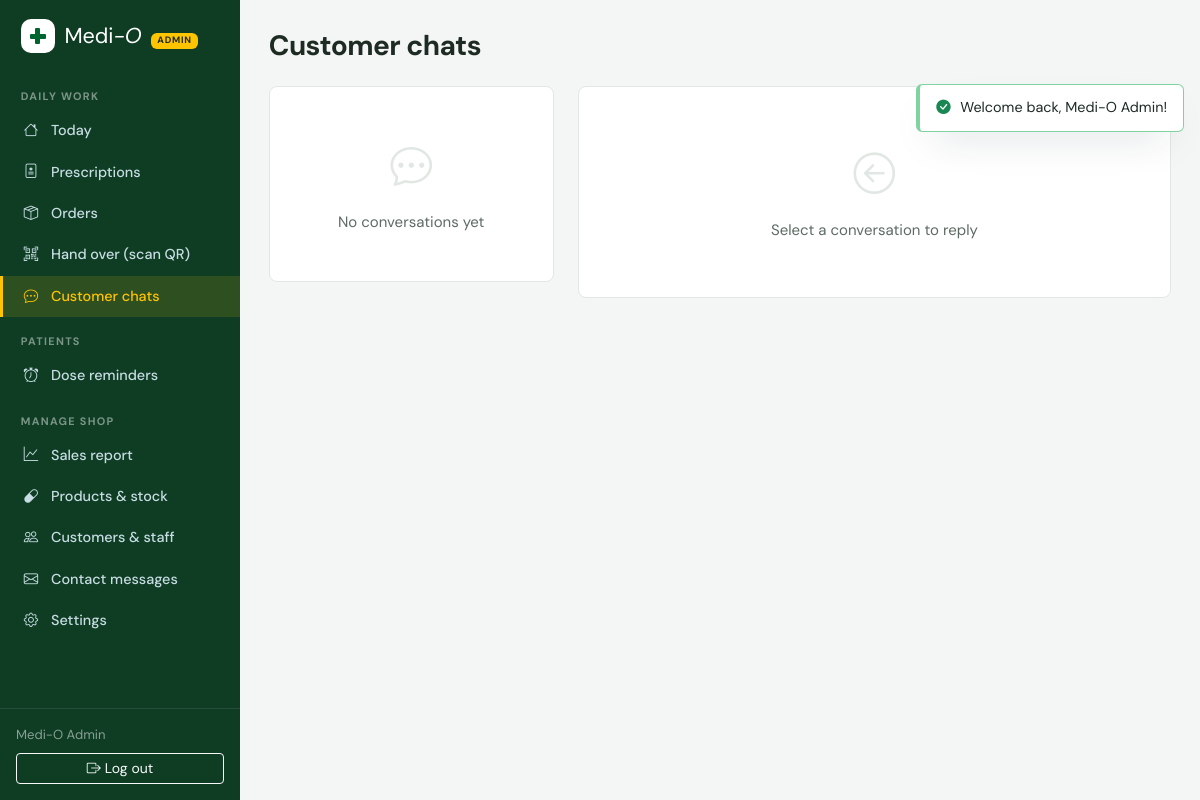
Page /staff/chat.php (signed in) on the earlier database version.
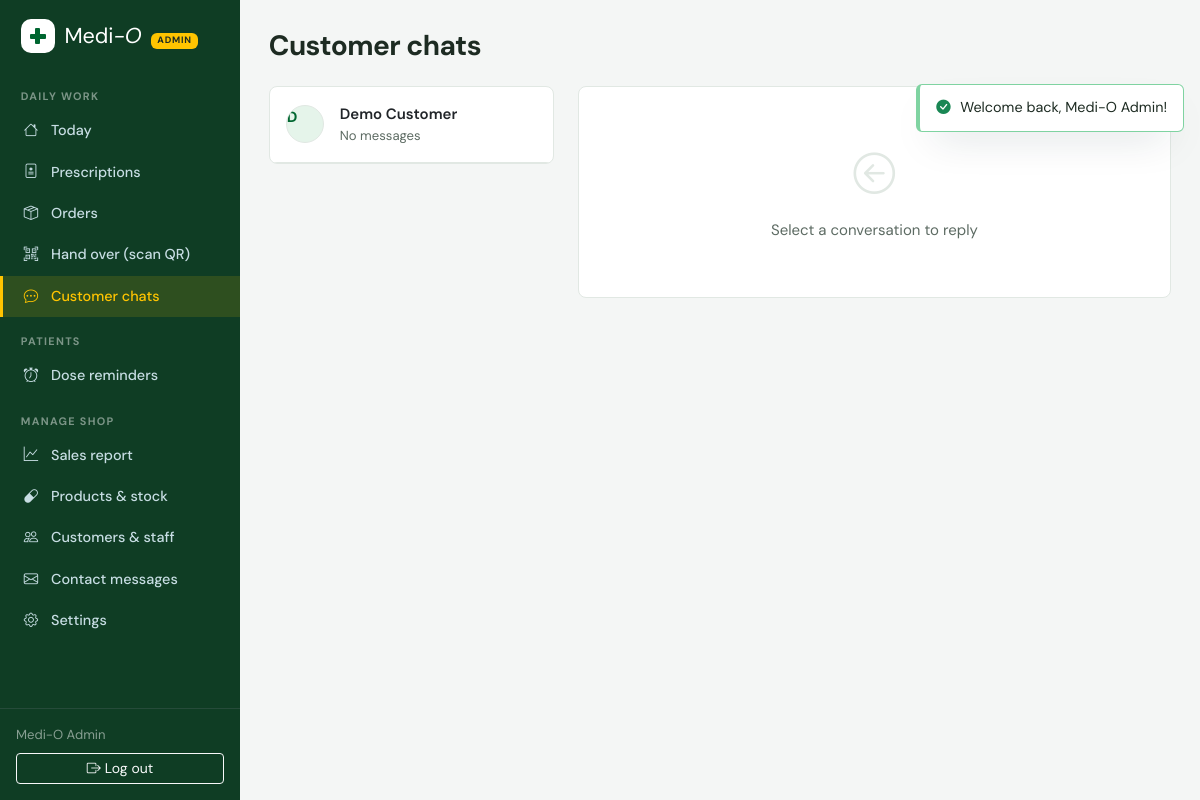
Same page on the later database version.
### tables this page shows
CREATE TABLE `chat_conversations` (
  `id` int(10) unsigned NOT NULL AUTO_INCREMENT,
  `user_id` int(10) unsigned NOT NULL,
  `last_message_at` datetime DEFAULT NULL,
  `user_unread` int(11) NOT NULL DEFAULT 0,
  `staff_unread` int(11) NOT NULL DEFAULT 0,
  PRIMARY KEY (`id`),
  UNIQUE KEY `uq_chat_user` (`user_id`),
  CONSTRAINT `fk_conv_user` FOREIGN KEY (`user_id`) REFERENCES `users` (`id`) ON DELETE CASCADE
);

CREATE TABLE `users` (
  `id` int(10) unsigned NOT NULL AUTO_INCREMENT,
  `name` varchar(120) NOT NULL,
  `email` varchar(190) DEFAULT NULL,
  `phone` varchar(20) DEFAULT NULL,
  `password_hash` varchar(255) DEFAULT NULL,
  `google_id` varchar(64) DEFAULT NULL,
  `avatar` varchar(500) DEFAULT NULL,
  `address` text DEFAULT NULL,
  `role` enum('customer','pharmacist','admin') NOT NULL DEFAULT 'customer',
  `qr_token` char(40) NOT NULL,
  `email_verified` tinyint(1) NOT NULL DEFAULT 0,
  `phone_verified` tinyint(1) NOT NULL DEFAULT 0,
  `reset_token` varchar(64) DEFAULT NULL,
  `reset_expires` datetime DEFAULT NULL,
  `created_at` timestamp NOT NULL DEFAULT current_timestamp(),
  PRIMARY KEY (`id`),
  UNIQUE KEY `uq_users_qr` (`qr_token`),
  UNIQUE KEY `uq_users_email` (`email`),
  UNIQUE KEY `uq_users_phone` (`phone`),
  UNIQUE KEY `uq_users_google` (`google_id`)
);

### includes/helpers.php (called while the page is built, shortened)
<?php
function e(?string $s): string
{
    return htmlspecialchars($s ?? '', ENT_QUOTES, 'UTF-8');
}
function url(string $path = ''): string
{
    return BASE_URL . '/' . ltrim($path, '/');
}

### includes/db.php (called while the page is built, shortened)
<?php
function db(): PDO
{
    static $pdo = null;
    if ($pdo === null) {
        $pdo = new PDO(
            'mysql:host=' . DB_HOST . ';dbname=' . DB_NAME . ';charset=utf8mb4',
            DB_USER,
            DB_PASS,
            [
                PDO::ATTR_ERRMODE => PDO::ERRMODE_EXCEPTION,
                PDO::ATTR_DEFAULT_FETCH_MODE => PDO::FETCH_ASSOC,
                PDO::ATTR_EMULATE_PREPARES => false,
            ]
        );
    }
    return $pdo;
}
function q(string $sql, array $params = []): PDOStatement
{
    $st = db()->prepare($sql);
    $st->execute($params);
    return $st;
}
function q_all(string $sql, array $params = []): array
{
    return q($sql, $params)->fetchAll();
}
function q_val(string $sql, array $params = [])
{
    $v = q($sql, $params)->fetchColumn();
    return $v === false ? null : $v;
}

### staff/chat.php (the view, shortened to what the changed rows need)
<?php
require_once __DIR__ . '/../components/staff-header.php';
$convId = (int)($_GET['c'] ?? 0);
$conversations = q_all('SELECT c.*, u.name, u.avatar, u.phone,
                        (SELECT body FROM chat_messages m WHERE m.conversation_id=c.id ORDER BY m.id DESC LIMIT 1) AS last_body
                        FROM chat_conversations c JOIN users u ON u.id=c.user_id
                        ORDER BY c.staff_unread DESC, c.last_message_at DESC');
?>
<h1 class="h3 fw-bold mb-4">Customer chats</h1>
<div class="row g-4">
  <div class="col-lg-4">
    <div class="mo-card overflow-hidden">
      <?php if (!$conversations): ?>
        <div class="mo-empty py-5"><i class="bi bi-chat-dots"></i>No conversations yet</div>
      <?php else: foreach ($conversations as $c): ?>
        <a href="<?= url('staff/chat.php?c=' . $c['id']) ?>"
           class="d-flex gap-3 align-items-center p-3 border-bottom text-decoration-none text-body <?= $convId == $c['id'] ? 'bg-light' : '' ?>">
          <div class="mo-avatar-btn flex-shrink-0" style="pointer-events:none">
            <?php if ($c['avatar']): ?><img src="<?= e($c['avatar']) ?>" alt=""><?php else: ?><span><?= e(strtoupper(mb_substr($c['name'], 0, 1))) ?></span><?php endif; ?>
          </div>
          <div class="flex-grow-1 min-width-0">
            <div class="fw-semibold d-flex justify-content-between">
              <span class="text-truncate"><?= e($c['name']) ?></span>
            </div>
            <div class="small text-muted text-truncate"><?= e($c['last_body'] ?? 'No messages') ?></div>
          </div>
        </a>
      <?php endforeach; endif; ?>
    </div>
  </div>
</div>
<?php require_once __DIR__ . '/../components/staff-footer.php'; ?>

### components/staff-header.php (shortened to what the changed rows need)
<?php
$pendingRx = (int)q_val("SELECT COUNT(*) FROM prescriptions WHERE status='pending'");
$openOrders = (int)q_val("SELECT COUNT(*) FROM orders WHERE status IN ('placed','processing')");
$unreadChats = (int)q_val('SELECT COALESCE(SUM(staff_unread),0) FROM chat_conversations');
$nav = [
    'Daily work' => [
        ['staff/index.php', 'bi-house', 'Today', null],
        ['staff/prescriptions.php', 'bi-file-medical', 'Prescriptions', $pendingRx],
        ['staff/orders.php', 'bi-box-seam', 'Orders', $openOrders],
        ['staff/scan.php', 'bi-qr-code-scan', 'Hand over (scan QR)', null],
        ['staff/chat.php', 'bi-chat-dots', 'Customer chats', $unreadChats],
    ],
    'Patients' => [
        ['staff/medications.php', 'bi-alarm', 'Dose reminders', null],
    ],
];
if (is_admin()) {
    $nav['Manage shop'] = [
        ['admin/index.php', 'bi-graph-up', 'Sales report', null],
        ['admin/products.php', 'bi-capsule', 'Products & stock', null],
        ['admin/users.php', 'bi-people', 'Customers & staff', null],
        ['admin/inquiries.php', 'bi-envelope', 'Contact messages', null],
        ['admin/settings.php', 'bi-gear', 'Settings', null],
    ];
}
$curPath = substr($_SERVER['SCRIPT_NAME'], strlen(parse_url(BASE_URL, PHP_URL_PATH) ?: '') + 1);
?>
<!DOCTYPE html>
<html lang="en">
<head>
<link href="https://cdn.jsdelivr.net/npm/bootstrap@5.3.3/dist/css/bootstrap.min.css" rel="stylesheet">
<link href="https://cdn.jsdelivr.net/npm/bootstrap-icons@1.11.3/font/bootstrap-icons.min.css" rel="stylesheet">
<link href="<?= url('assets/css/app.css') ?>?v=<?= filemtime(dirname(__DIR__) . '/assets/css/app.css') ?>" rel="stylesheet">
</head>
<body>
<div class="mo-staff-wrap">
  <aside class="mo-sidebar">
    <nav class="d-flex flex-column flex-lg-column flex-row flex-grow-1" style="min-width:0">
      <?php $here = isset($active) ? dirname($curPath) . '/' . $active : $curPath;
      foreach ($nav as $group => $links): ?>
        <div class="nav-group"><?= e($group) ?></div>
        <?php foreach ($links as [$href, $icon, $label, $badge]): ?>
          <a class="nav-item <?= $href === $here ? 'active' : '' ?>" href="<?= url($href) ?>">
            <i class="bi <?= $icon ?>"></i><span><?= $label ?></span>
          </a>
        <?php endforeach; ?>
      <?php endforeach; ?>
    </nav>
  </aside>
  <main class="mo-staff-main">

Differences in the rows shown:
added chat_conversations: user.name "D", user.name "Demo Customer", last_body "No messages"
Other differences:
text no longer shown: "No conversations yet"
